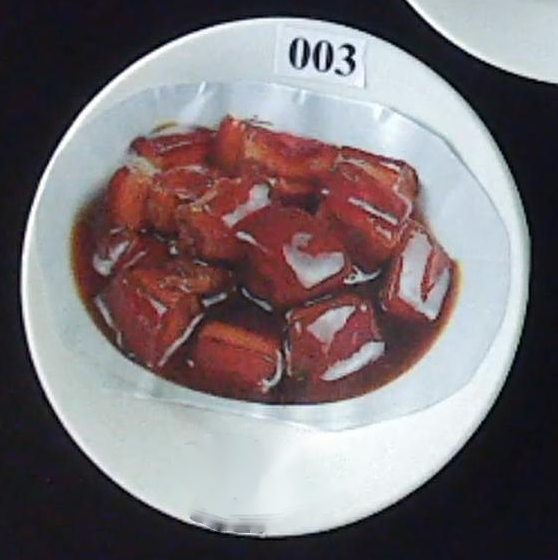
#> input picture number.png, 558 x 560 px
$ python -i main.py   (imports and definitions only)
#> lines starting #> are read from the running program, lines starting #| are printed output that depends on the picture; after the words box and inside, x2 and y2 are one past the last pixel; in counts of white or black regions, pixels touching at a corner belong together
#> further down, picture is the input picture: shape (560, 558, 3); mean B, G, R 117.6, 114, 122.7
import os
import cv2
import base64
import time
import numpy as np
import io
import picamera
from PIL import Image
from multiprocessing import Process, Queue
from first.dish import Dish
from first.user import User
from first.plate1st import Plate1st
from database import Database


# 其他一些与流程相关的函数可以定义在这里
# 也可以新开文件去定义
# 或者放到现有的类里

# [9 lines left out: function pay, not called in this run]


def splitImg(image):
    # 先将图像转化成灰度，再转化成二值图像
    mask = cv2.cvtColor(image.copy(), cv2.COLOR_BGR2GRAY)
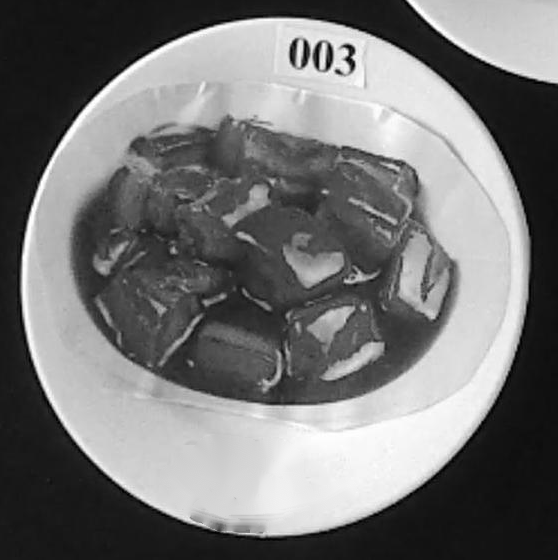
#> mask: shape (560, 558); min 0, max 255, mean 117
    _, mask = cv2.threshold(mask, 185, 255, cv2.THRESH_BINARY)
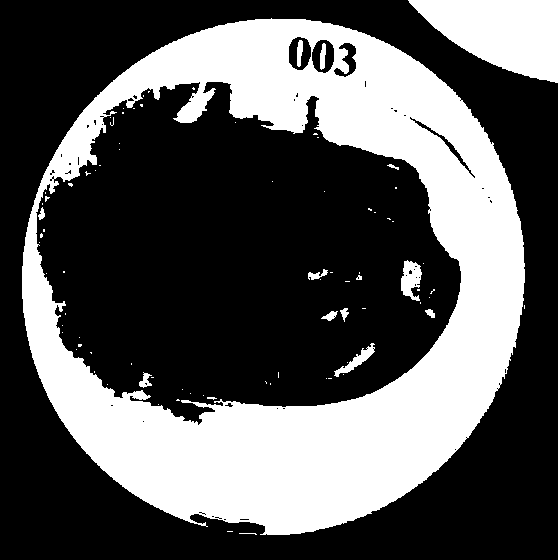
#> mask: shape (560, 558); 34.9% white; 84 white regions (70 under 20 px)
    # mask = cv2.erode(mask, None, iterations=2)
    # mask = cv2.dilate(mask, None, iterations=5)
    cv2.imwrite('mask.jpg', mask)
    # 检测边缘
    contours, _ = cv2.findContours(mask, cv2.RETR_EXTERNAL, cv2.CHAIN_APPROX_SIMPLE)
#> contours = 5 contours, 3 with area under 20; largest, box (x1, y1, x2, y2) and area: (22, 18, 525, 535) 202928, (408, 0, 558, 83) 7886

    images = []
    locs = []
    img_marked = image.copy()
    for c in contours:
        _, r = cv2.minEnclosingCircle(c)  # 找到最小圆，并返回圆心坐标和半径
        x, y, w, h = cv2.boundingRect(c)
        # x, y, r = (int(x), int(y), int(r))
        if 100 < r < 300:
            img_cut = image[y: y + h, x: x + w]
            # cv2.imwrite('img_cut.jpg', img_cut)
            images.append(img_cut)
            locs.append((x, y, w, h))
            img_marked = cv2.rectangle(img_marked, (x, y), (x + w, y + h), (0, 0, 255), 2)
#> this loop made 5 passes
#> (r, x, y, w, h) on passes 1, 4, 5: (8.51, 239, 533, 18, 2), (259.6, 22, 18, 503, 517), (85.04, 408, 0, 150, 83)
#> (c, r, x, y, w, h) on passes 2 to 3: ([[227, 531], [232, 531]], 2.5, 227, 531, 6, 1), ([[524, 305], [524, 308]], 1.5, 524, 305, 1, 4)
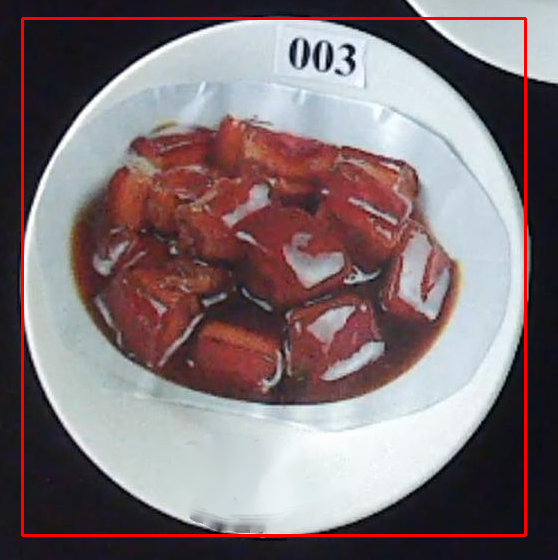
#> img_marked: shape (560, 558, 3); 1.96% of pixels changed, all inside (x1, y1, x2, y2) = (21, 17, 527, 537)
#> after the loop, images = 1 item; locs = [(22, 18, 503, 517)]
            # img_marked = cv2.circle(img_marked, (x, y), r, (0, 0, 255), 2)

    # cv2.imshow('img_split', img_marked)
    cv2.imwrite('img_split.jpg', img_marked)
    return images, locs, img_marked


# [25 lines of commented-out code are left out]

def CVEncodeb64(image):
    encoded, buffer = cv2.imencode('.jpg', image)
    return base64.b64encode(buffer)


# [59 lines left out: functions b64DecodeCV, screen_show, main_process, not called in this run]

# [16 lines not run here, left out]

>>> import cv2
>>> picture = cv2.imread('../number.png')
>>> result = splitImg(picture)
